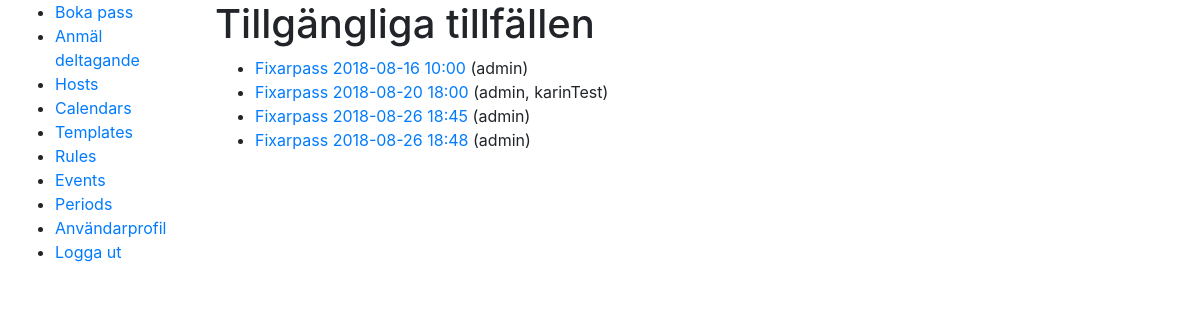
Before: /scheduler/joinEvent (signed in) with the older database file.
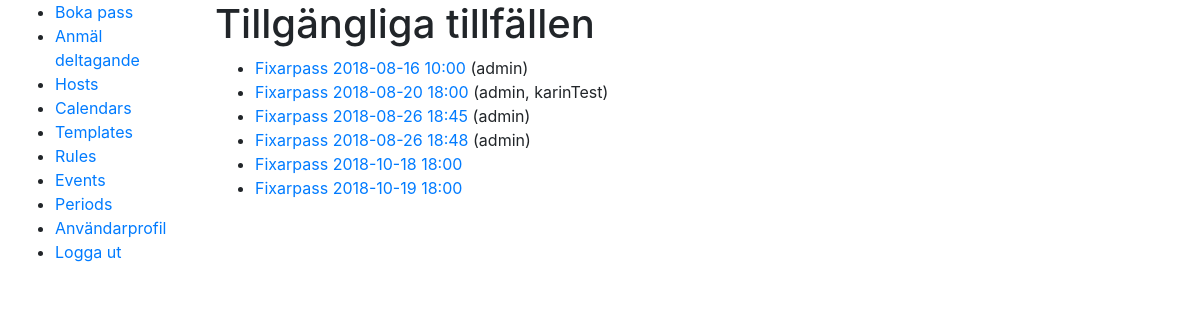
After: the same page with the newer database file.
### scheduler/models.py (models this page shows, shortened)
class EventInstance(models.Model):
    STATUS = (
        (-1, 'Ombokning krävs'),
        (0, 'Ledigt'),
        (1, 'Bokat'),
        (2, 'Inställt'),
    )
    id = models.UUIDField(primary_key=True, default=uuid.uuid4, editable=False, help_text="Unique ID for this bookinginstance")
    google_calendar_booking_id = models.CharField(max_length=300, help_text="Unique ID from google after instance is created", null=True, blank=True)
    host = models.ForeignKey('accounts.User', on_delete=models.SET_NULL, null=True)
    participants = models.ManyToManyField('accounts.User', related_name="participants", blank=True)
    event = models.ForeignKey('Event', on_delete=models.SET_NULL, null=True)
    start = models.DateTimeField(help_text="Start of event")
    end = models.DateTimeField(help_text="End of event")
    status = models.IntegerField(default=0, choices=STATUS, help_text="Instance status")
    period = models.ForeignKey('SchedulingPeriod', on_delete=models.SET_NULL, null=True, blank=True)
    @property
    def title(self):
        return self.event.template.title
    class Meta:
        ordering = ["start", "end"]
        unique_together = ('event', 'start', 'end')
    def display_host(self):
        return ''.join([self.host.email])
    display_host.short_description = "Host"

class Event(models.Model):
    name = models.CharField(max_length=50, help_text="Enter a human-friendly name for this type of Event")
    description = models.CharField(max_length=300, help_text="Enter a description for this type of Event", null=True, blank=True)
    template = models.ForeignKey('EventTemplate', on_delete=models.SET_NULL, null=True, help_text="Select a template for how scheduled Events will look in the calendar.")
    start = models.DateTimeField(help_text="Start of event repetition and start time of events", db_index=True)
    end = models.DateTimeField(help_text="End time of events, must be after start", db_index=True)
    repeat_end = models.DateTimeField(help_text="Date to end repetition", null=True, blank=True)
    rule = models.ForeignKey('SchedulingRule', null=True, blank=True, help_text="Select '----' for a one time only event.", on_delete=models.SET_NULL)
    class Meta:
        ordering = ["name"]
    """
    Retrieves events between two dates
    If replace=True it replaces generated events with actual objects from DB
    If replace=False it removes generated events where there is an actual object in DB but does not replace it.
    """

class EventTemplate(models.Model):
    name = models.CharField(max_length=50, help_text="Enter a human-friendly name for this template")
    title = models.CharField(max_length=100, help_text="Enter title to be used for booking")
    header = models.CharField(max_length=200, help_text="Enter a, optional, header for the event to be inserted after the hosts name into the descriptionfield in the calendar event.", null=True, blank=True)
    body = models.TextField(max_length=1000, help_text="Enter a larger body of text to be inserted after the header in the description field in the calendar event", null=True, blank=True)
    num_participants = models.IntegerField(default = 0, help_text="Number of participants, -1 for infinite")
    calendar = models.ForeignKey('SchedulingCalendar', on_delete=models.SET_NULL, null=True, help_text="Select the calendar to sync events to.")
    synchronize = models.BooleanField(default=True, help_text="If active, scheduled events will be synced to Google calendar upon creation.")
    class Meta:
        ordering = ["name"]

### accounts/models.py (models this page shows, shortened)
class User(AbstractBaseUser, PermissionsMixin):
    USERNAME_FIELD = 'email'
    REQUIRED_FIELDS = ['slackId']
    class Meta:
        verbose_name = 'user'
        verbose_name_plural = 'users'
    objects = UserManager()
    slackIdValid = RegexValidator(r'^((?!@).)*$', 'Ange ditt slacknamn utan @-tecken.',
            code='invalid_slackId')
    email = models.EmailField(unique=True, verbose_name="E-post")
    slackId = models.CharField(max_length=100, verbose_name="Slacknamn", unique=True, blank=False, null=False, validators=[slackIdValid])
    is_active = models.BooleanField(default=False)
    is_staff = models.BooleanField(default=False)
    is_registration_complete = models.BooleanField(default=False)

### scheduler/views.py (the view)
# urls.py: path('joinEvent', views.EventInstanceListView.as_view(), name='joinEvent'),
class EventInstanceListView(LoginRequiredMixin, generic.ListView):
    model = EventInstance
    def get_queryset(self):
        queryset = EventInstance.objects.all().filter(Q(status=1) & ~Q(event__template__num_participants=0))
        return queryset

### scheduler/templates/scheduler/eventinstance_list.html (shortened to what this page needs)
{% extends "base_generic.html" %}
{% block content %}
    <h1>Tillgängliga tillfällen</h1>
    {% if eventinstance_list %}
    <ul>
      {% for eventinstance in eventinstance_list %}
      <li>
        <a href="{% url 'eventinstance-join' pk=eventinstance.pk %}">{{ eventinstance.title }} {{ eventinstance.start|date:"Y-m-d H:i" }}</a>
        {% if user.is_staff and eventinstance.participants.all.exists %}
        	({% for participant in eventinstance.participants.all %}{% if not forloop.first %}, {% endif %}{{ participant.slackId }}{% endfor %})
        {% endif %}
      </li>
      {% endfor %}
    </ul>
    {% else %}
      <p>No Events have been created.</p>
    {% endif %}
{% endblock %}

Changed rows visible on the page:
added EventInstance: title "Fixarpass", start "2018-10-18 18:00"
added EventInstance: title "Fixarpass", start "2018-10-19 18:00"
